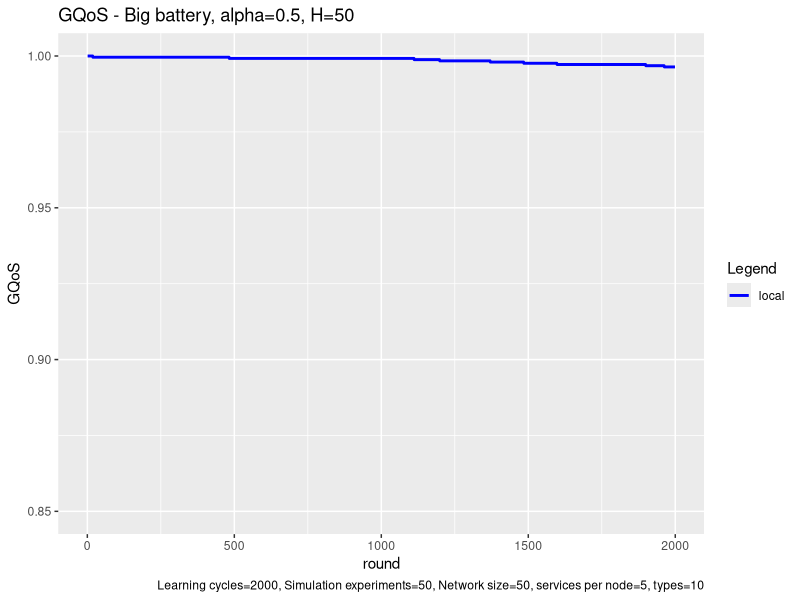

The R source for this figure:
# execute all lines: ctrl + shift + enter

library(ggplot2)

# set working directory here
setwd(dirname(rstudioapi::getSourceEditorContext()$path))


local <- read.table("exp_assembly_local_energy_template_1675702189856.txt", 
                    header = F,
                    sep = " ",
                    col.names= c("locx","locy")
)


local_x <- local$locx
local_y <- local$locy

head(local)

colors <- c("local"="blue")


ggplot(data=local, aes(x=local_x, col = group),) + 
  
  geom_line(aes(y = local_y, color = "local"), size = 1) +

  labs(x = "round",
       y = "GQoS",
       color = "Legend",
       title = "GQoS - Big battery, alpha=0.5, H=50", 
       caption = "Learning cycles=2000, Simulation experiments=50, Network size=50, services per node=5, types=10") +
  
  scale_color_manual(values = colors)  +
  ylim(0.85, 1.0)
